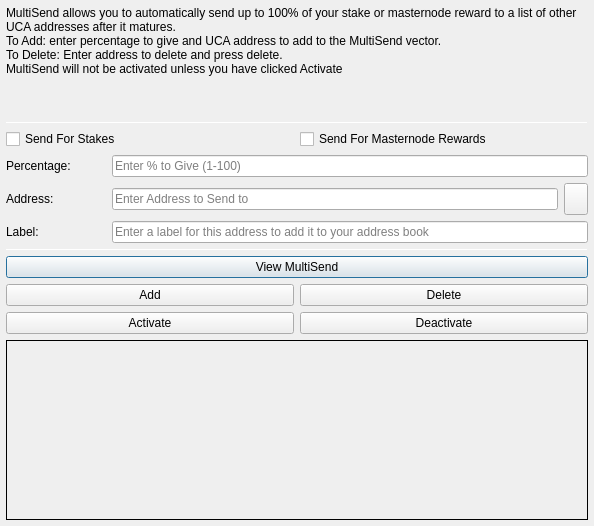
<?xml version="1.0" encoding="UTF-8"?>
<ui version="4.0">
 <class>MultiSendDialog</class>
 <widget class="QDialog" name="MultiSendDialog">
  <property name="windowModality">
   <enum>Qt::NonModal</enum>
  </property>
  <property name="geometry">
   <rect>
    <x>0</x>
    <y>0</y>
    <width>594</width>
    <height>526</height>
   </rect>
  </property>
  <property name="windowTitle">
   <string>MultiSend</string>
  </property>
  <layout class="QVBoxLayout" name="verticalLayout" stretch="0">
   <property name="leftMargin">
    <number>6</number>
   </property>
   <property name="topMargin">
    <number>6</number>
   </property>
   <property name="rightMargin">
    <number>6</number>
   </property>
   <property name="bottomMargin">
    <number>6</number>
   </property>
   <item>
    <layout class="QVBoxLayout" name="verticalLayout_Main" stretch="1,1,1,0,1,1,1">
     <item>
      <widget class="QLabel" name="label_2">
       <property name="lineWidth">
        <number>1</number>
       </property>
       <property name="text">
        <string>MultiSend allows you to automatically send up to 100% of your stake or masternode reward to a list of other UCA addresses after it matures.
To Add: enter percentage to give and UCA address to add to the MultiSend vector.
To Delete: Enter address to delete and press delete.
MultiSend will not be activated unless you have clicked Activate</string>
       </property>
       <property name="alignment">
        <set>Qt::AlignLeading|Qt::AlignLeft|Qt::AlignTop</set>
       </property>
       <property name="wordWrap">
        <bool>true</bool>
       </property>
      </widget>
     </item>
     <item>
      <widget class="Line" name="line">
       <property name="minimumSize">
        <size>
         <width>0</width>
         <height>1</height>
        </size>
       </property>
       <property name="maximumSize">
        <size>
         <width>16777215</width>
         <height>1</height>
        </size>
       </property>
       <property name="orientation">
        <enum>Qt::Horizontal</enum>
       </property>
      </widget>
     </item>
     <item>
      <layout class="QVBoxLayout" name="verticalLayout_Settings">
       <item>
        <layout class="QHBoxLayout" name="horizontalLayout">
         <item>
          <widget class="QCheckBox" name="multiSendStakeCheckBox">
           <property name="text">
            <string>Send For Stakes</string>
           </property>
          </widget>
         </item>
         <item>
          <widget class="QCheckBox" name="multiSendMasternodeCheckBox">
           <property name="text">
            <string>Send For Masternode Rewards</string>
           </property>
          </widget>
         </item>
        </layout>
       </item>
       <item>
        <layout class="QHBoxLayout" name="horizontalLayout_6">
         <item>
          <widget class="QLabel" name="label">
           <property name="minimumSize">
            <size>
             <width>100</width>
             <height>0</height>
            </size>
           </property>
           <property name="toolTip">
            <string>Percentage of stake to send</string>
           </property>
           <property name="text">
            <string>Percentage:</string>
           </property>
          </widget>
         </item>
         <item>
          <widget class="QLineEdit" name="multiSendPercentEdit">
           <property name="toolTip">
            <string>Enter whole numbers 1 - 100</string>
           </property>
           <property name="placeholderText">
            <string>Enter % to Give (1-100)</string>
           </property>
          </widget>
         </item>
        </layout>
       </item>
       <item>
        <layout class="QHBoxLayout" name="horizontalLayout_7">
         <item>
          <widget class="QLabel" name="label_5">
           <property name="minimumSize">
            <size>
             <width>100</width>
             <height>0</height>
            </size>
           </property>
           <property name="toolTip">
            <string>Address to send portion of stake to</string>
           </property>
           <property name="text">
            <string>Address:</string>
           </property>
          </widget>
         </item>
         <item>
          <widget class="QLineEdit" name="multiSendAddressEdit">
           <property name="toolTip">
            <string/>
           </property>
           <property name="placeholderText">
            <string>Enter Address to Send to</string>
           </property>
          </widget>
         </item>
         <item>
          <widget class="QToolButton" name="addressBookButton">
           <property name="maximumSize">
            <size>
             <width>16777215</width>
             <height>32</height>
            </size>
           </property>
           <property name="toolTip">
            <string>Choose an address from the address book</string>
           </property>
           <property name="text">
            <string/>
           </property>
           <property name="icon">
            <iconset resource="../ucacoin.qrc">
             <normaloff>:/icons/address-book</normaloff>:/icons/address-book</iconset>
           </property>
           <property name="shortcut">
            <string>Alt+A</string>
           </property>
          </widget>
         </item>
        </layout>
       </item>
      </layout>
     </item>
     <item>
      <layout class="QHBoxLayout" name="horizontalLayout_3">
       <item>
        <widget class="QLabel" name="label_3">
         <property name="minimumSize">
          <size>
           <width>100</width>
           <height>0</height>
          </size>
         </property>
         <property name="text">
          <string>Label:</string>
         </property>
        </widget>
       </item>
       <item>
        <widget class="QLineEdit" name="labelAddressLabelEdit">
         <property name="placeholderText">
          <string>Enter a label for this address to add it to your address book</string>
         </property>
        </widget>
       </item>
      </layout>
     </item>
     <item>
      <widget class="Line" name="line_2">
       <property name="minimumSize">
        <size>
         <width>0</width>
         <height>1</height>
        </size>
       </property>
       <property name="maximumSize">
        <size>
         <width>16777215</width>
         <height>1</height>
        </size>
       </property>
       <property name="orientation">
        <enum>Qt::Horizontal</enum>
       </property>
      </widget>
     </item>
     <item>
      <layout class="QVBoxLayout" name="verticalLayout_Buttons">
       <item>
        <layout class="QHBoxLayout" name="horizontalLayout_4">
         <item>
          <widget class="QPushButton" name="viewButton">
           <property name="toolTip">
            <string/>
           </property>
           <property name="statusTip">
            <string>View MultiSend Vector</string>
           </property>
           <property name="text">
            <string>View MultiSend</string>
           </property>
          </widget>
         </item>
        </layout>
       </item>
       <item>
        <layout class="QHBoxLayout" name="horizontalLayout_2">
         <item>
          <widget class="QPushButton" name="addButton">
           <property name="toolTip">
            <string/>
           </property>
           <property name="statusTip">
            <string>Add to MultiSend Vector</string>
           </property>
           <property name="text">
            <string>Add</string>
           </property>
          </widget>
         </item>
         <item>
          <widget class="QPushButton" name="deleteButton">
           <property name="toolTip">
            <string/>
           </property>
           <property name="statusTip">
            <string>Delete Address From MultiSend Vector</string>
           </property>
           <property name="text">
            <string>Delete</string>
           </property>
          </widget>
         </item>
        </layout>
       </item>
       <item>
        <layout class="QHBoxLayout" name="horizontalLayout_5">
         <item>
          <widget class="QPushButton" name="activateButton">
           <property name="statusTip">
            <string>Activate MultiSend</string>
           </property>
           <property name="text">
            <string>Activate</string>
           </property>
          </widget>
         </item>
         <item>
          <widget class="QPushButton" name="disableButton">
           <property name="statusTip">
            <string>Deactivate MultiSend</string>
           </property>
           <property name="text">
            <string>Deactivate</string>
           </property>
          </widget>
         </item>
        </layout>
       </item>
      </layout>
     </item>
     <item>
      <widget class="QLabel" name="message">
       <property name="minimumSize">
        <size>
         <width>0</width>
         <height>180</height>
        </size>
       </property>
       <property name="frameShape">
        <enum>QFrame::Panel</enum>
       </property>
       <property name="frameShadow">
        <enum>QFrame::Plain</enum>
       </property>
       <property name="lineWidth">
        <number>1</number>
       </property>
       <property name="midLineWidth">
        <number>1</number>
       </property>
       <property name="text">
        <string/>
       </property>
       <property name="alignment">
        <set>Qt::AlignLeading|Qt::AlignLeft|Qt::AlignTop</set>
       </property>
       <property name="wordWrap">
        <bool>true</bool>
       </property>
      </widget>
     </item>
    </layout>
   </item>
  </layout>
 </widget>
 <resources>
  <include location="../ucacoin.qrc"/>
 </resources>
 <connections/>
</ui>
